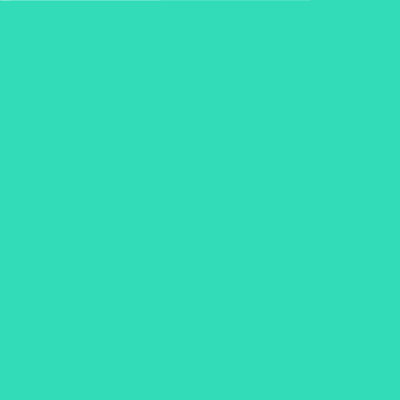
Frame 1 (no input)
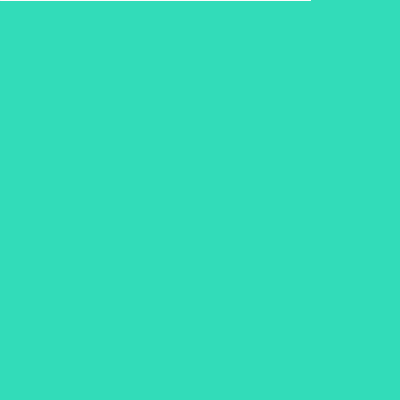
Frame 60 (the mouse pressed at the canvas centre just before this capture)
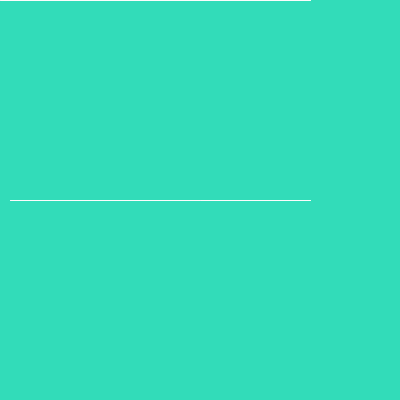
Frame 120 (the mouse held since frame 60 and released just before this capture)

The Processing sketch that drew these frames (run headless with seeded random() and noise(); from frame 60 on, the mouse is pressed at the canvas centre):

// Processing sketch: processing_13397
// ── processing_13397.pde

void setup(){
  size(400,400);
  background(50,220,185);
  strokeWeight(0.1);
  stroke(255);
}

void draw(){
  for(int i = 10; i<400; i= i+150){
    stroke(255);
    line(mouseX, mouseX, i, mouseY);
  
  }
  
}
